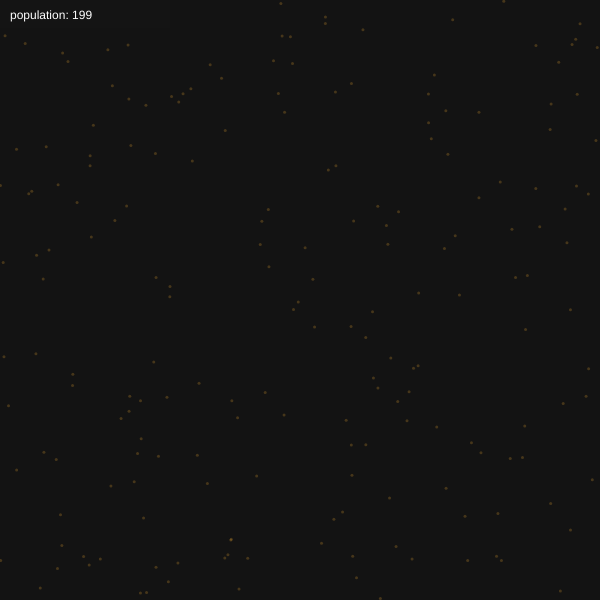
Frame 1 (no input)
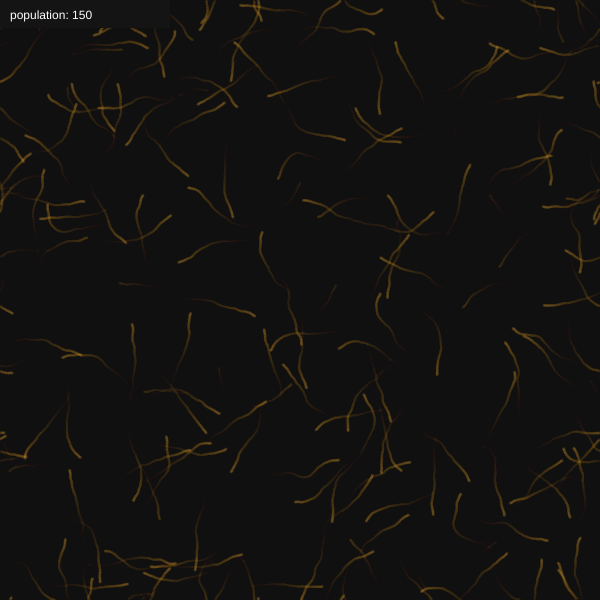
Frame 60 (no input)
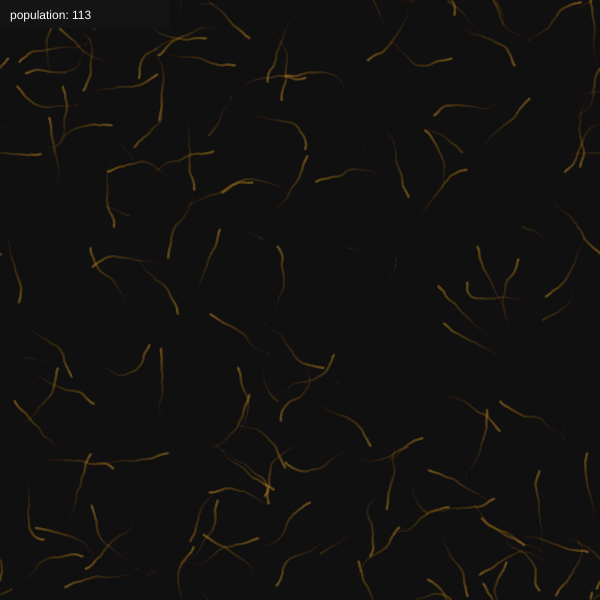
Frame 120 (the mouse pressed at the canvas centre since frame 60)

The p5.js sketch that drew these frames (run headless with seeded random() and noise() and a simulated clock; from frame 60 on, the mouse is pressed at the canvas centre):

// p5.js sketch
// ── sketch.js
/* DN3008 Generative Art, Ashley Hi 2026
 * Week 7 - Cybernetics & Emergence
 * Steersman
 */
let popHistory = [];

let gain = 3.0;
let agents = [];

function setup() {
  createCanvas(600, 600);
  pixelDensity(1);
  background(20);
  for (let i = 0; i < 200; i++) {
    agents.push({ x: random(width), y: random(height), a: random(TWO_PI) });
  }
}

function draw() {
  const reading = sense(); // 1. Read back something the system produced
  update(reading); // 2. lLet that reading change what happens next
  render(); // 3. Draw it
}

// The system reads its own population, as it was two seconds ago
function sense() {
  popHistory.push(agents.length);
  if (popHistory.length > 120) popHistory.shift();
  return popHistory[0];
}
function update(pastPop) {
  // The bigger the population was, the fewer births now
  const pBirth = constrain(0.01 * (1 - gain * pastPop / 300), 0, 0.02);
  const born = [];
  agents.forEach(a => {
    a.a += random(-0.2, 0.2);
    a.x = (a.x + cos(a.a) * 1.5 + width) % width;
    a.y = (a.y + sin(a.a) * 1.5 + height) % height;
    if (random() < pBirth && agents.length < 2000) {
      born.push({ x: a.x, y: a.y, a: random(TWO_PI) });
    }
  });
  agents = agents.filter(() => random() > 0.004).concat(born);   // a small chance of death each frame
}
function render() {
  noStroke();
  fill(20, 8);
  rect(0, 0, width, height);
  fill(240, 170, 50, 60);
  agents.forEach(a => circle(a.x, a.y, 3));
  fill(20);
  rect(0, 0, 170, 28);
  fill(255);
  text(`population: ${agents.length}`, 10, 19);
}
